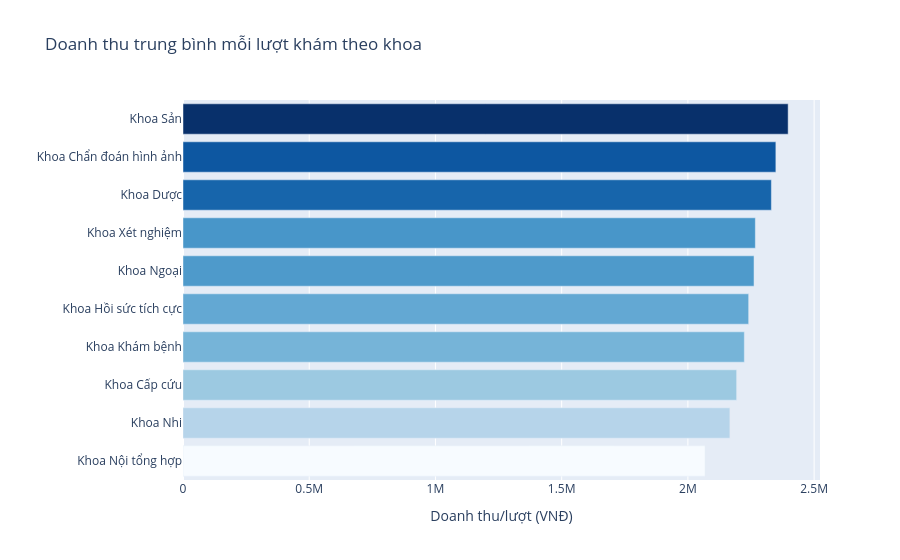

Notebook source saved alongside this figure:
### Code cell
# Doanh thu trung bình mỗi lượt khám theo khoa
fig = px.bar(
    dept_stats.sort_values("revenue_per_visit"),
    x="revenue_per_visit", y="TEN_KHOAPHONG",
    orientation="h",
    title="Doanh thu trung bình mỗi lượt khám theo khoa",
    labels={"revenue_per_visit": "Doanh thu/lượt (VNĐ)", "TEN_KHOAPHONG": ""},
    color="revenue_per_visit",
    color_continuous_scale="Blues",
)
fig.update_layout(coloraxis_showscale=False)
fig.show()

### Figure 1 — Plotly figure (JSON) as saved in the notebook; plotly's stock layout.template omitted (floating-point values rounded to 4 significant figures)
{"data": [{"hovertemplate": "Doanh thu/lượt (VNĐ)=%{marker.color}<br>=%{y}<extra></extra>", "legendgroup": "", "marker": {"color": [2068000.0, 2166000.0, 2193000.0, 2224000.0, 2241000.0, 2262000.0, 2267000.0, 2331000.0, 2349000.0, 2397000.0], "coloraxis": "coloraxis", "pattern": {"shape": ""}}, "name": "", "orientation": "h", "showlegend": false, "textposition": "auto", "type": "bar", "x": [2068000.0, 2166000.0, 2193000.0, 2224000.0, 2241000.0, 2262000.0, 2267000.0, 2331000.0, 2349000.0, 2397000.0], "xaxis": "x", "y": ["Khoa Nội tổng hợp", "Khoa Nhi", "Khoa Cấp cứu", "Khoa Khám bệnh", "Khoa Hồi sức tích cực", "Khoa Ngoại", "Khoa Xét nghiệm", "Khoa Dược", "Khoa Chẩn đoán hình ảnh", "Khoa Sản"], "yaxis": "y"}], "layout": {"barmode": "relative", "coloraxis": {"colorbar": {"title": {"text": "Doanh thu/lượt (VNĐ)"}}, "colorscale": [[0, "rgb(247,251,255)"], [0.125, "rgb(222,235,247)"], [0.25, "rgb(198,219,239)"], [0.375, "rgb(158,202,225)"], [0.5, "rgb(107,174,214)"], [0.625, "rgb(66,146,198)"], [0.75, "rgb(33,113,181)"], [0.875, "rgb(8,81,156)"], [1, "rgb(8,48,107)"]], "showscale": false}, "legend": {"tracegroupgap": 0}, "title": {"text": "Doanh thu trung bình mỗi lượt khám theo khoa"}, "xaxis": {"anchor": "y", "domain": [0, 1], "title": {"text": "Doanh thu/lượt (VNĐ)"}}, "yaxis": {"anchor": "x", "domain": [0, 1], "title": {"text": ""}}}}
